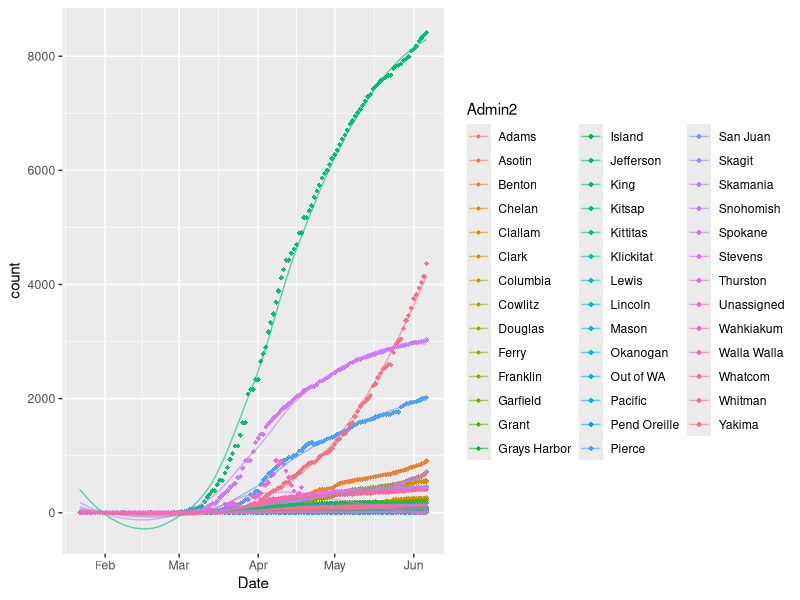
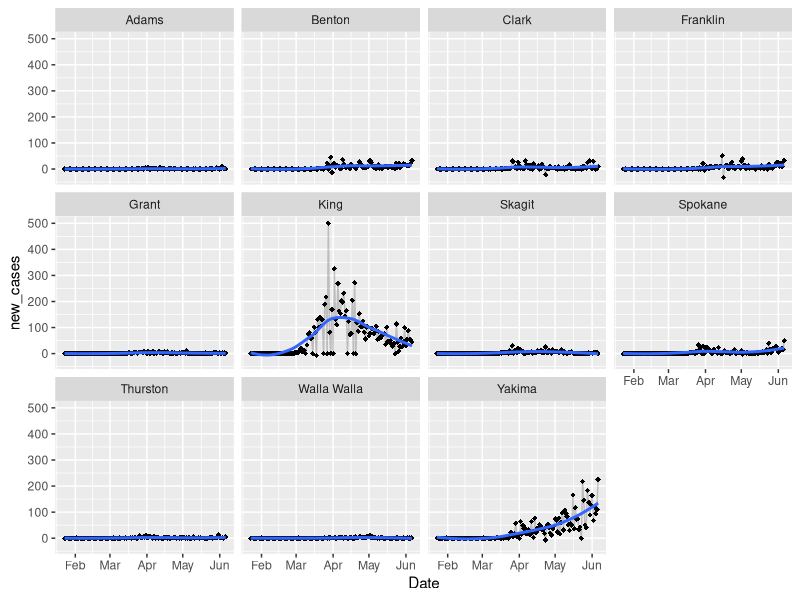

Reproduce these figures in R, in order. (Note: this script raises an error after producing the figures.)
library(tidyverse)
library(lubridate)
# read US Cases into Rstudio ----------------------------------------------

covid_cases_us <- read.csv(here::here("data","covid_US_cases_raw.csv"),stringsAsFactors = F)

# tidy up the data for graphing
recent_date <- colnames(covid_cases_us)[length(covid_cases_us)]
head(covid_cases_us)

str(covid_cases_us)

UID_dates<- covid_cases_us %>% select(UID,X1.22.20:recent_date) %>% gather(key = Date, value= count,-UID)

UID_info<- covid_cases_us %>% select(-c(X1.22.20:recent_date))

covid_US_cases_tidy<- left_join(UID_info,UID_dates,by="UID")

covid_US_cases_tidy<-covid_US_cases_tidy %>% mutate(Date=gsub("X","",Date))
str(covid_US_cases_tidy)

cols<- names(covid_US_cases_tidy[c(1:8,11)])

#Use lapply() to coerce and replace the chosen columns:
covid_US_cases_tidy[cols] <- lapply(covid_US_cases_tidy[cols], factor)  ## as.factor() could also be used
covid_US_cases_tidy$Date<- mdy(covid_US_cases_tidy$Date)
str(covid_US_cases_tidy)
#write.csv(covid_US_cases_tidy,file='./data/covid_US_cases_tidy.csv')





# list of counties in Washington

covid_US_cases_tidy %>% filter(Province_State=="Washington") %>% group_by(Admin2) %>%
  summarise(m=max(count)) %>% arrange(desc(m))

# total cumulative cases in Washington state, King and Spkane county

covid_US_cases_tidy %>% filter(Province_State=="Washington"#,
                               #Admin2=="King"|
                                # Admin2=="Spokane"|
                                 #Admin2=="Snohomish",count>01
                               ) %>%
  group_by(Admin2) %>%
  arrange(desc(Date)) %>% select(-c(iso2:FIPS,Country_Region)) %>% group_by(Date)%>%
  ggplot(aes(Date,count,color=Admin2))+geom_point(shape=18)+
  geom_line(stat='smooth',se=F,alpha=.6)

new_cases <- c("Adams",'Benton','Grant', 'Clark', 'Franklin','Skagit','Spokane','Thurston','Walla Walla','Yakima',"King")

covid_US_cases_tidy %>%filter(Province_State=='Washington') %>%
  filter(Admin2 %in% new_cases) %>%
  group_by(Admin2) %>%
  arrange(-desc(Date)) %>% select(-c(iso2:FIPS,Country_Region)) %>%
  mutate(count_lag=lag(count,1),new_cases=count-count_lag) %>% group_by(Date) %>%
  ggplot(aes(Date,new_cases))+
  geom_point(shape=18)+geom_line(alpha=.2)+geom_smooth(se=F)+
  facet_wrap(~Admin2)

# all us state and then some
drop_ship <- c("Diamond Princess","Grand Princess")
drop_state <- c("New Jersey","New York","Massachusetts","California",)
protest_states <- c("Minnesota","Texas","Colorado","Michigan","Illinois",
                    "Wisconsin","Ohio","Mississippi","North Carolina","Alabama","Arizona")

covid_US_cases_tidy %>%
  select(-c(iso2:FIPS,Admin2,Country_Region)) %>%
  group_by(Province_State,Date) %>%
  summarise(count=sum(count,na.rm=T)) %>%
  filter(Date>"2020-04-20",!Province_State %in% drop_ship) %>%
  #filter(!Province_State %in% drop_state) %>%
  #filter(Province_State %in% protest_states) %>%
  mutate(new_cases= count-lag(count))%>%
  group_by(Date,Province_State) %>% arrange(desc(Date,new_cases)) %>%
  ggplot(aes(x=Date,new_cases))+ geom_point(size=.2)+
  geom_line()+
  facet_wrap(~Province_State,scales = 'free')+
  ggtitle("new cases in the States since 4/21\nBlue simple linear regression, pink with error bars, loess")+
  geom_smooth(method='lm',color='blue',se=F)+
geom_smooth(color='pink',size=.6)
